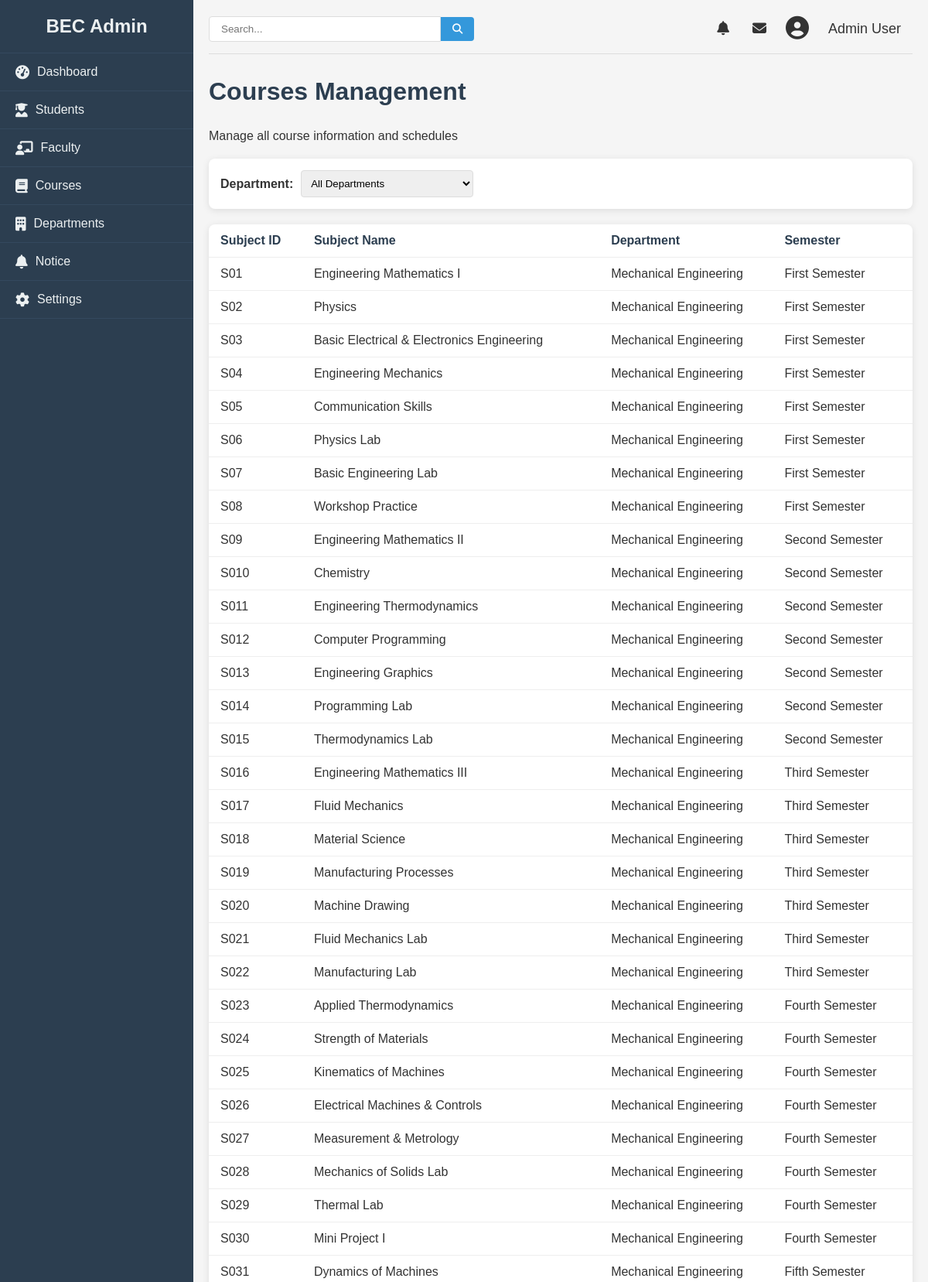
The page /admin/courses (signed in, upper part) on the database its author committed.
### college/model.py (models this page shows, shortened)
class Subject(db.Model):
    id = db.Column(db.Integer, primary_key=True)
    name = db.Column(db.String(100), nullable=False)
    semester = db.Column(db.String(100), nullable=False)
    dep_id = db.Column(db.Integer, db.ForeignKey('department.id'), nullable=False)

class Department(db.Model):
    id = db.Column(db.Integer, primary_key=True)
    name = db.Column(db.String(100), nullable=False)
    hod = db.Column(db.String(100), nullable=False)
    subjects = db.relationship('Subject', backref='subject_', lazy=True)

### college/admin/adminroute.py (the view)
@app.route("/admin/courses", methods = ["GET", "POST"])
def cours():
    logged = 'user_id' in session
    if logged:
        subjects = Subject.query.all()
        return render_template("courses.html", subjects=subjects, departments= dep)
    else:
        return redirect(url_for("login"))

### college/admin/templates/courses.html (shortened to what this page needs)
{% from "macro/cmsnav.html" import cmsnav%}
{%extends "admbase.html"%}
{%block head%}
    <link rel="stylesheet" href="{{url_for('static', filename='css/styles.css')}}">
    <link rel="stylesheet" href="https://cdnjs.cloudflare.com/ajax/libs/font-awesome/6.4.0/css/all.min.css">
{%endblock%}
{%block content%}
    <div class="container" w-tid="21">
        {{cmsnav()}}
        <main class="main-content" w-tid="111">
            <header class="top-header" w-tid="113">
                <div class="search-box" w-tid="115">
                    <input type="text" placeholder="Search..." w-tid="117"/>
                    <button w-tid="119"><i class="fas fa-search" w-tid="121"></i></button>
                </div>
                <div class="user-profile" w-tid="123">
                    <span class="notification" w-tid="125"><i class="fas fa-bell" w-tid="127"></i></span>
                    <span class="message" w-tid="129"><i class="fas fa-envelope" w-tid="131"></i></span>
                    <div class="profile-img" w-tid="133">
                        <i class="fas fa-user-circle" w-tid="135"></i>
                    </div>
                    <span class="username" w-tid="137">Admin User</span>
                </div>
            </header>
            <div id="dashboard-page" class="content-section" w-tid="139">
                <div class="dashboard" w-tid="141">
                    <h1 w-tid="357">Courses Management</h1>
                    <div class="students-header" w-tid="359">
                        <p w-tid="361">Manage all course information and schedules</p>
                    </div>
                    <div class="student-filters" w-tid="1751">
                        <div class="filter-group" w-tid="1753">
                            <label w-tid="1755">Department:</label>
                            <select w-tid="1757">
                                <option w-tid="375">All Departments</option>
                            </select>
                        </div>
                    </div>
                    <div class="students-table" w-tid="1797">
                        <table w-tid="1799">
                            <thead w-tid="1801">
                                <tr w-tid="1803">
                                    <th w-tid="1805">Subject ID</th>
                                    <th w-tid="1807">Subject Name</th>
                                    <th w-tid="1809">Department</th>
                                    <th w-tid="1809">Semester</th>
                                </tr>
                            </thead>
                            {%for subject in subjects: %}
                            <tbody w-tid="1823">
                                <tr w-tid="1825">
                                    <td w-tid="1827">S0{{subject.id}}</td>
                                    <td w-tid="1829">{{subject.name}}</td>
                                    <td w-tid="1831">{{subject.subject_.name}}</td>
                                    <td w-tid="1831">{{subject.semester}}</td>
                                    {%endfor%}
                                </tr>
                            </tbody>
                        </table>
                    </div>
                </div>
            </div>
        </main>
    </div>
    {%endblock%}

### college/static/css/styles.css (style rules this page uses)
* { margin: 0; padding: 0; box-sizing: border-box; }
body { font-family: Arial, sans-serif; background-color: #f5f5f5; color: #333; }
.container { display: flex; min-height: 100vh; }
.main-content { flex: 1; padding: 20px; }
.top-header { display: flex; justify-content: space-between; align-items: center; margin-bottom: 30px; padding-bottom: 15px; border-bottom: 1px solid #ddd; }
.search-box { display: flex; align-items: center; }
.search-box input { padding: 8px 15px; border: 1px solid #ddd; border-radius: 4px 0 0 4px; width: 300px; }
.search-box button { background: #3498db; color: white; border: none; padding: 8px 15px; border-radius: 0 4px 4px 0; cursor: pointer; }
.user-profile { display: flex; align-items: center; }
.user-profile span { margin: 0 15px; font-size: 18px; cursor: pointer; }
.profile-img { font-size: 30px; margin: 0 10px; }
.dashboard h1 { margin-bottom: 30px; color: #2c3e50; }
table { width: 100%; border-collapse: collapse; }
th, td { padding: 12px 15px; text-align: left; border-bottom: 1px solid #eee; }
th { font-weight: bold; color: #2c3e50; }
.content-section { display: none; }
#dashboard-page { display: block; }
.students-header { display: flex; justify-content: space-between; align-items: center; margin-bottom: 20px; }
.student-filters { display: flex; justify-content: space-between; margin-bottom: 20px; background: white; padding: 15px; border-radius: 8px; box-shadow: 0 2px 10px rgba(0, 0, 0, 0.1); }
.filter-group { display: flex; align-items: center; }
.filter-group label { margin-right: 10px; font-weight: bold; }
.filter-group select { padding: 8px; border-radius: 4px; border: 1px solid #ddd; }
.students-table { background: white; border-radius: 8px; box-shadow: 0 2px 10px rgba(0, 0, 0, 0.1); overflow: hidden; }

### rows shown on the page
Subject: id "1", name "Engineering Mathematics I", subject_.name "Mechanical Engineering", semester "First Semester"
Subject: id "2", name "Physics", subject_.name "Mechanical Engineering", semester "First Semester"
Subject: id "3", name "Basic Electrical & Electronics Engineering", subject_.name "Mechanical Engineering", semester "First Semester"
Subject: id "4", name "Engineering Mechanics", subject_.name "Mechanical Engineering", semester "First Semester"
Subject: id "5", name "Communication Skills", subject_.name "Mechanical Engineering", semester "First Semester"
Subject: id "6", name "Physics Lab", subject_.name "Mechanical Engineering", semester "First Semester"
Subject: id "7", name "Basic Engineering Lab", subject_.name "Mechanical Engineering", semester "First Semester"
Subject: id "8", name "Workshop Practice", subject_.name "Mechanical Engineering", semester "First Semester"
Subject: id "9", name "Engineering Mathematics II", subject_.name "Mechanical Engineering", semester "Second Semester"
Subject: id "10", name "Chemistry", subject_.name "Mechanical Engineering", semester "Second Semester"
Subject: id "11", name "Engineering Thermodynamics", subject_.name "Mechanical Engineering", semester "Second Semester"
Subject: id "12", name "Computer Programming", subject_.name "Mechanical Engineering", semester "Second Semester"
Subject: id "13", name "Engineering Graphics", subject_.name "Mechanical Engineering", semester "Second Semester"
Subject: id "14", name "Programming Lab", subject_.name "Mechanical Engineering", semester "Second Semester"
Subject: id "15", name "Thermodynamics Lab", subject_.name "Mechanical Engineering", semester "Second Semester"
Subject: id "16", name "Engineering Mathematics III", subject_.name "Mechanical Engineering", semester "Third Semester"
Subject: id "17", name "Fluid Mechanics", subject_.name "Mechanical Engineering", semester "Third Semester"
Subject: id "18", name "Material Science", subject_.name "Mechanical Engineering", semester "Third Semester"
Subject: id "19", name "Manufacturing Processes", subject_.name "Mechanical Engineering", semester "Third Semester"
Subject: id "20", name "Machine Drawing", subject_.name "Mechanical Engineering", semester "Third Semester"
Subject: id "21", name "Fluid Mechanics Lab", subject_.name "Mechanical Engineering", semester "Third Semester"
Subject: id "22", name "Manufacturing Lab", subject_.name "Mechanical Engineering", semester "Third Semester"
Subject: id "23", name "Applied Thermodynamics", subject_.name "Mechanical Engineering", semester "Fourth Semester"
Subject: id "24", name "Strength of Materials", subject_.name "Mechanical Engineering", semester "Fourth Semester"
Subject: id "25", name "Kinematics of Machines", subject_.name "Mechanical Engineering", semester "Fourth Semester"
Subject: id "26", name "Electrical Machines & Controls", subject_.name "Mechanical Engineering", semester "Fourth Semester"
Subject: id "27", name "Measurement & Metrology", subject_.name "Mechanical Engineering", semester "Fourth Semester"
Subject: id "28", name "Mechanics of Solids Lab", subject_.name "Mechanical Engineering", semester "Fourth Semester"
Subject: id "29", name "Thermal Lab", subject_.name "Mechanical Engineering", semester "Fourth Semester"
Subject: id "30", name "Mini Project I", subject_.name "Mechanical Engineering", semester "Fourth Semester"
Subject: id "31", name "Dynamics of Machines", subject_.name "Mechanical Engineering", semester "Fifth Semester"
